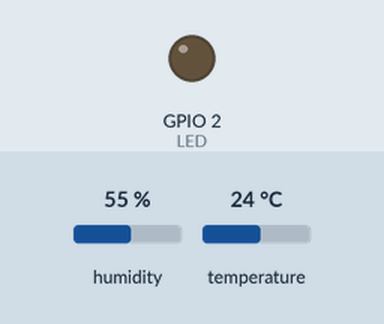
Simulated run of this sketch. Board: ESP32. Shown: output pins drawn as LEDs (lit = HIGH). Inputs (shaded band) come from the test bench; at power-on: humidity 55 %, temperature 24 °C. WiFi joins after 1.5 s; servers stay silent unless stated; what the sketch prints to the serial monitor is not drawn.

Above: at 3.0 s.
At 6.0 s:
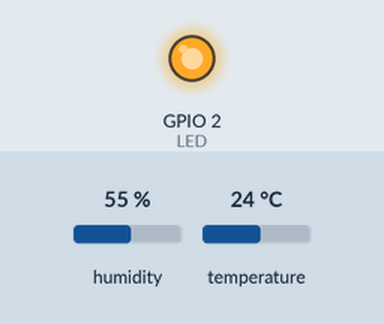
Timing chart, 0 to 9.5 s (numbered marks = the images above):
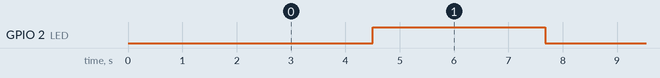

The sketch:

ESP32_Test.ino
```cpp
#include <FirebaseESP32.h>
#include <FirebaseJson.h>
#include <WiFi.h>
#include <DHT.h>

#define DHTPIN 15
#define DHTTYPE DHT11
#define LED 2
#define FIREBASE_HOST "esp32-sensor-test-46e8c.firebaseio.com"
#define FIREBASE_AUTH "YPuhcHGipPXti02Ybtae8o14zSJkP97cmPUTd4yY"
#define WIFI_SSID "Alice and Ksandy"
#define WIFI_PASSWORD "Yettiqueen"

DHT dht(DHTPIN, DHTTYPE);
FirebaseData firebaseData;
FirebaseJson reading;

void setup() {
  Serial.begin(9600);
  pinMode(LED, OUTPUT);

  WiFi.begin(WIFI_SSID, WIFI_PASSWORD);
  Serial.print("Connecting to network");

  while(WiFi.status() != WL_CONNECTED) {
    Serial.print(".");
    delay(500);
  }

  Serial.println();
  Serial.print("Connected");

  Firebase.begin(FIREBASE_HOST, FIREBASE_AUTH);
  Firebase.setMaxRetry(firebaseData, 3);
  Firebase.reconnectWiFi(true);

  dht.begin();
}

void loop() {
  WiFi.reconnect();

  if (WiFi.status() == WL_CONNECTED) {
    digitalWrite(LED, LOW);

    delay(3000);

    digitalWrite(LED, HIGH);

    int humidity = (int)dht.readHumidity();
    int temperature = (int)dht.readTemperature();

    if (isnan(humidity) || isnan(temperature)) {
      Serial.println("Failed to read from DHT sensor!");
      return;
    }

    Serial.print("Humidity: ");
    Serial.print(humidity);
    Serial.print("%\t\t\t\t");
    Serial.print("Temperature: ");
    Serial.print(temperature);
    Serial.print("°C\n");

    reading.set("temperature", temperature);
    reading.set("humidity", humidity);

    if (Firebase.updateNode(firebaseData, "/sensors/dht11", reading)) {
      Serial.println("Firebase Updated");
      /*Serial.println(firebaseData.dataPath());
      Serial.println(firebaseData.jsonString());*/
    } else {
      Serial.println(firebaseData.errorReason());
    }
  }

  delay(3000);
}
```

Measured:
- by itself, GPIO 2 (LED): alternates HIGH for 3.2 s and LOW for 3.0 s
